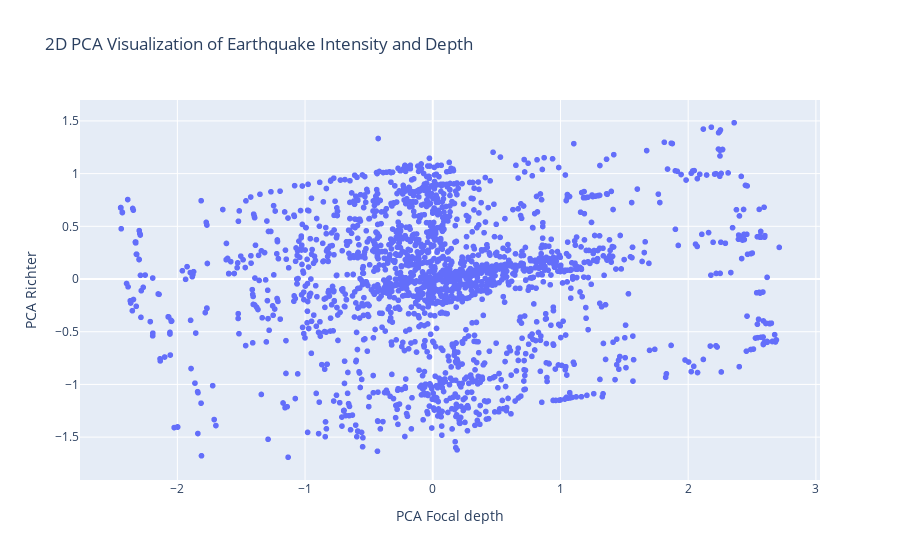

Notebook cell for this chart:
### Code cell
fig = px.scatter(
    df,
    x='pca_x',
    y='pca_y',
    title="2D PCA Visualization of Earthquake Intensity and Depth",
    labels={'pca_x': 'PCA Focal depth', 'pca_y': 'PCA Richter'},
    hover_data=['Focal depth', 'Richter']
)
fig.show()

# Save the figure as a static image
fig.write_image("images/2d_PCA_Visualization_of_Earthquake_Intensity-Depth.png")

# Display the saved image inside the notebook
display(Image(filename="images/2d_PCA_Visualization_of_Earthquake_Intensity-Depth.png"))

### Figure 1 — Plotly figure (JSON) as saved in the notebook; plotly's stock layout.template omitted (floating-point values rounded to 4 significant figures; data arrays with more than 128 entries replaced by an {"elided": "..."} marker saying what was removed)
{"data": [{"customdata": {"elided": "2178x2 float values"}, "hovertemplate": "PCA Focal depth=%{x}<br>PCA Richter=%{y}<br>Focal depth=%{customdata[0]}<br>Richter=%{customdata[1]}<extra></extra>", "legendgroup": "", "marker": {"color": "#636efa", "symbol": "circle"}, "mode": "markers", "name": "", "showlegend": false, "type": "scattergl", "x": {"elided": "2178 float values"}, "xaxis": "x", "y": {"elided": "2178 float values"}, "yaxis": "y"}], "layout": {"legend": {"tracegroupgap": 0}, "title": {"text": "2D PCA Visualization of Earthquake Intensity and Depth"}, "xaxis": {"anchor": "y", "domain": [0, 1], "title": {"text": "PCA Focal depth"}}, "yaxis": {"anchor": "x", "domain": [0, 1], "title": {"text": "PCA Richter"}}}}
